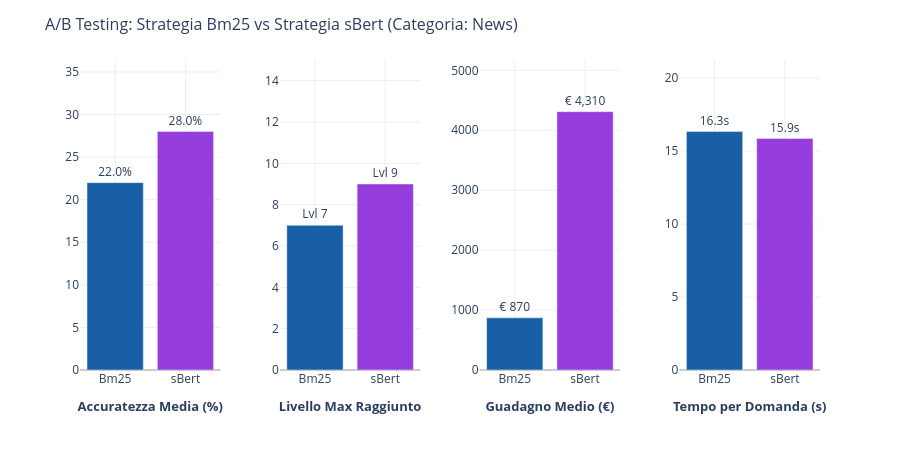

Notebook code cell kept with this figure:
### Code cell
# %% — Dashboard di Confronto: Bm25 vs sBert (Categoria: News)
import json
import glob
import pandas as pd
import plotly.graph_objects as go
from plotly.subplots import make_subplots

# 1. Trova tutti i file JSON pertinenti nella cartella. 
percorsi_file = glob.glob("../log/comp_5_News_*.json")

dati_estratti = []

# 2. Cicla attraverso ogni file trovato
for percorso in percorsi_file:
    with open(percorso, 'r', encoding='utf-8') as f:
        dati_json = json.load(f)
        
        # 3. Determina la strategia guardando il nome del file
        nome_file_lower = percorso.lower()
        if "bm25" in nome_file_lower or "basic" in nome_file_lower: # basic lo consideriamo bm25 in base ai tuoi vecchi file
            strategia = "Bm25"
        elif "sbert" in nome_file_lower:
            strategia = "sBert"
        else:
            continue
            
        # 4. Estrai le metriche dal dizionario "summary"
        summary = dati_json.get("summary", {})
        
        # 5. Salva i dati in un formato compatibile con il nostro grafico
        dati_estratti.append({
            "strategia": strategia,
            "accuratezza": summary.get("accuracy", 0) * 100,
            "lvl_max": summary.get("max_level", 0),
            "guadagno": summary.get("avg_earned", 0),
            "tempo": summary.get("avg_time_per_question", 0)
        })

# 6. Crea il DataFrame e aggrega
df_ab = pd.DataFrame(dati_estratti)

if df_ab.empty:
    print("Nessun dato trovato. Controlla il percorso dei file in glob.glob()")
else:
    # Aggregazione dei dati (Media per Accuratezza, Guadagno e Tempo. Massimo per il Livello)
    df_agg = df_ab.groupby("strategia").agg({
        "accuratezza": "mean",
        "lvl_max": "max",
        "guadagno": "mean",
        "tempo": "mean"
    }).reset_index()

    # 7. Impostazione colori
    color_map = {"Bm25": "#185fa5", "sBert": "#953cdd"}
    colori_barre = [color_map.get(strat, "#888") for strat in df_agg["strategia"]]

    # 8. Creazione della griglia 1x4 SENZA subplot_titles
    fig_ab = make_subplots(
        rows=1, cols=4,
        horizontal_spacing=0.08
    )

    # ── Colonna 1: Accuratezza ──
    fig_ab.add_trace(
        go.Bar(
            x=df_agg["strategia"], y=df_agg["accuratezza"],
            marker_color=colori_barre,
            text=df_agg["accuratezza"].apply(lambda v: f"{v:.1f}%"),
            textposition="outside", showlegend=False
        ), row=1, col=1
    )

    # ── Colonna 2: Livello Max ──
    fig_ab.add_trace(
        go.Bar(
            x=df_agg["strategia"], y=df_agg["lvl_max"],
            marker_color=colori_barre,
            text=df_agg["lvl_max"].apply(lambda v: f"Lvl {v}"),
            textposition="outside", showlegend=False
        ), row=1, col=2
    )

    # ── Colonna 3: Guadagno Medio ──
    fig_ab.add_trace(
        go.Bar(
            x=df_agg["strategia"], y=df_agg["guadagno"],
            marker_color=colori_barre,
            text=df_agg["guadagno"].apply(lambda v: f"€ {v:,.0f}"),
            textposition="outside", showlegend=False
        ), row=1, col=3
    )

    # ── Colonna 4: Tempo Medio ──
    fig_ab.add_trace(
        go.Bar(
            x=df_agg["strategia"], y=df_agg["tempo"],
            marker_color=colori_barre,
            text=df_agg["tempo"].apply(lambda v: f"{v:.1f}s"),
            textposition="outside", showlegend=False
        ), row=1, col=4
    )

    # 9. Formattazione Layout Globale
    fig_ab.update_layout(
        height=450,
        title_text="A/B Testing: Strategia Bm25 vs Strategia sBert (Categoria: News)",
        title_font_size=16,
        plot_bgcolor="white",
        paper_bgcolor="white",
        margin=dict(b=80, t=60) # Spazio inferiore per i titoli
    )

    # 10. Assegnazione dei titoli SOTTO i grafici
    fig_ab.update_xaxes(title_text="<b>Accuratezza Media (%)</b>", title_font=dict(size=13), row=1, col=1)
    fig_ab.update_xaxes(title_text="<b>Livello Max Raggiunto</b>", title_font=dict(size=13), row=1, col=2)
    fig_ab.update_xaxes(title_text="<b>Guadagno Medio (€)</b>", title_font=dict(size=13), row=1, col=3)
    fig_ab.update_xaxes(title_text="<b>Tempo per Domanda (s)</b>", title_font=dict(size=13), row=1, col=4)

    # 11. Aggiornamento assi Y (tutti sulla riga 1)
    fig_ab.update_yaxes(range=[0, max(df_agg["accuratezza"])*1.3 if max(df_agg["accuratezza"]) > 0 else 100], row=1, col=1)
    fig_ab.update_yaxes(range=[0, 15], row=1, col=2)
    fig_ab.update_yaxes(range=[0, max(df_agg["guadagno"])*1.2 if max(df_agg["guadagno"]) > 0 else 1000], row=1, col=3)
    fig_ab.update_yaxes(range=[0, max(df_agg["tempo"])*1.3 if max(df_agg["tempo"]) > 0 else 20], row=1, col=4)

    fig_ab.update_xaxes(gridcolor="#eee", zerolinecolor="#ccc")
    fig_ab.update_yaxes(gridcolor="#eee", zerolinecolor="#ccc")

    fig_ab.show()

### Figure 1 — Plotly figure (JSON) as saved in the notebook; plotly's stock layout.template omitted (floating-point values rounded to 4 significant figures)
{"data": [{"marker": {"color": ["#185fa5", "#953cdd"]}, "showlegend": false, "text": ["22.0%", "28.0%"], "textposition": "outside", "type": "bar", "x": ["Bm25", "sBert"], "xaxis": "x", "y": [22.0, 28.0], "yaxis": "y"}, {"marker": {"color": ["#185fa5", "#953cdd"]}, "showlegend": false, "text": ["Lvl 7", "Lvl 9"], "textposition": "outside", "type": "bar", "x": ["Bm25", "sBert"], "xaxis": "x2", "y": [7, 9], "yaxis": "y2"}, {"marker": {"color": ["#185fa5", "#953cdd"]}, "showlegend": false, "text": ["€ 870", "€ 4,310"], "textposition": "outside", "type": "bar", "x": ["Bm25", "sBert"], "xaxis": "x3", "y": [870.0, 4310.0], "yaxis": "y3"}, {"marker": {"color": ["#185fa5", "#953cdd"]}, "showlegend": false, "text": ["16.3s", "15.9s"], "textposition": "outside", "type": "bar", "x": ["Bm25", "sBert"], "xaxis": "x4", "y": [16.34, 15.86], "yaxis": "y4"}], "layout": {"height": 450, "margin": {"b": 80, "t": 60}, "paper_bgcolor": "white", "plot_bgcolor": "white", "title": {"font": {"size": 16}, "text": "A/B Testing: Strategia Bm25 vs Strategia sBert (Categoria: News)"}, "xaxis": {"anchor": "y", "domain": [0, 0.19], "gridcolor": "#eee", "title": {"font": {"size": 13}, "text": "<b>Accuratezza Media (%)</b>"}, "zerolinecolor": "#ccc"}, "xaxis2": {"anchor": "y2", "domain": [0.27, 0.46], "gridcolor": "#eee", "title": {"font": {"size": 13}, "text": "<b>Livello Max Raggiunto</b>"}, "zerolinecolor": "#ccc"}, "xaxis3": {"anchor": "y3", "domain": [0.54, 0.73], "gridcolor": "#eee", "title": {"font": {"size": 13}, "text": "<b>Guadagno Medio (€)</b>"}, "zerolinecolor": "#ccc"}, "xaxis4": {"anchor": "y4", "domain": [0.81, 1], "gridcolor": "#eee", "title": {"font": {"size": 13}, "text": "<b>Tempo per Domanda (s)</b>"}, "zerolinecolor": "#ccc"}, "yaxis": {"anchor": "x", "domain": [0, 1], "gridcolor": "#eee", "range": [0, 36.4], "zerolinecolor": "#ccc"}, "yaxis2": {"anchor": "x2", "domain": [0, 1], "gridcolor": "#eee", "range": [0, 15], "zerolinecolor": "#ccc"}, "yaxis3": {"anchor": "x3", "domain": [0, 1], "gridcolor": "#eee", "range": [0, 5172], "zerolinecolor": "#ccc"}, "yaxis4": {"anchor": "x4", "domain": [0, 1], "gridcolor": "#eee", "range": [0, 21.24], "zerolinecolor": "#ccc"}}}
